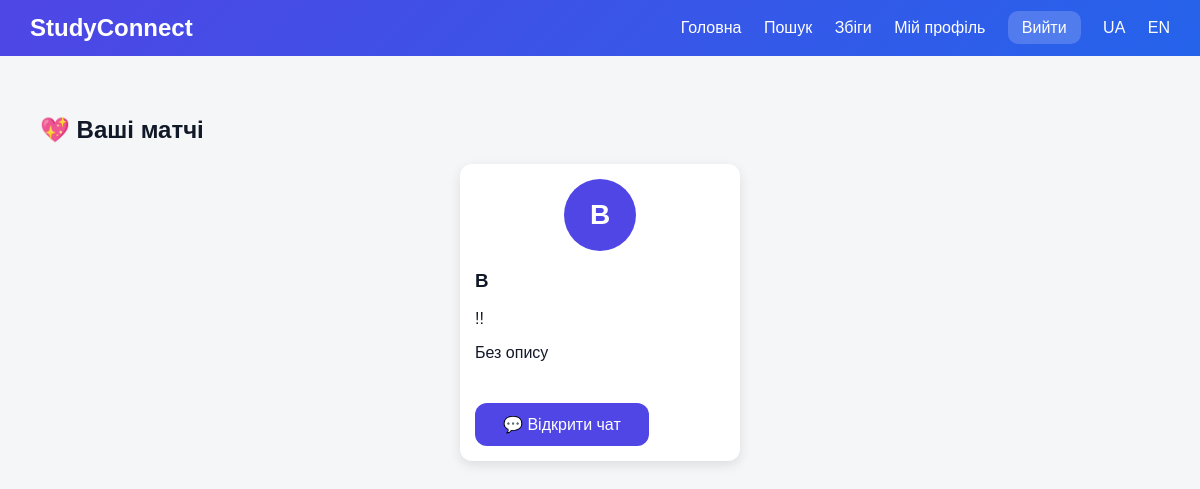
Screenshot of /matches (signed in) with the database file from the repository.
### models.py (models this page shows)
class User(db.Model, UserMixin):
    id = db.Column(db.Integer, primary_key=True)
    avatar = db.Column(db.String(200))
    username = db.Column(db.String(80), nullable=False)
    email = db.Column(db.String(120), unique=True, nullable=False)
    password = db.Column(db.String(200), nullable=False)
    faculty = db.Column(db.String(120))
    course = db.Column(db.String(50))
    about = db.Column(db.Text)
    interests = db.Column(db.Text)

### app.py (the view)
@app.route("/matches")
@login_required
def matches():
    all_matches = Match.query.filter(
        (Match.user1_id == current_user.id) |
        (Match.user2_id == current_user.id)
    ).all()
    matched_users = []
    for match in all_matches:
        if match.user1_id == current_user.id:
            user = User.query.get(match.user2_id)
        else:
            user = User.query.get(match.user1_id)
        if user:
            matched_users.append(user)
    return render_template("matches.html", users=matched_users)

### app.py (called while the page is built)
@app.context_processor
def inject_translations():
    lang = session.get("lang", "ua")
    def t(key):
        return translations[lang].get(key, key)
    return dict(t=t, lang=lang)

@login_manager.user_loader
def load_user(user_id):
    return User.query.get(int(user_id))

### templates/matches.html
{% extends "base.html" %}
{% block content %}
<h2>💖 {{ t("your_matches") }}</h2>
{% if users %}
    <div class="card-container">
        {% for user in users %}
            <div class="card">
                {% if user.avatar %}
                    <img
                        src="{{ url_for('static', filename='avatars/' + user.avatar) }}"
                        class="avatar-image"
                        alt="{{ t('photo') }}"
                    >
                {% else %}
                    <div class="avatar small-avatar">
                        {{ user.username[0]|upper }}
                    </div>
                {% endif %}
                <h3>{{ user.username }}</h3>
                <p>{{ user.interests or t("no_interests") }}</p>
                <p>{{ user.about or t("no_description") }}</p>
                <a href="{{ url_for('chat_with', user_id=user.id) }}" class="btn">
                    💬 {{ t("open_chat") }}
                </a>
            </div>
        {% endfor %}
    </div>
{% else %}
    <p>{{ t("no_matches") }} 😢</p>
{% endif %}
{% endblock %}

### templates/base.html (shortened to what this page needs)
<!DOCTYPE html>
<html lang="{{ lang }}">
<head>
    <link rel="stylesheet" href="{{ url_for('static', filename='css/style.css') }}">
    <link rel="stylesheet" href="{{ url_for('static', filename='css/cards.css') }}">
</head>
<body>
<header class="header">
    <a class="logo" href="{{ url_for('index') }}">StudyConnect</a>
    <nav class="nav">
        <a href="{{ url_for('index') }}">{{ t("home") }}</a>
        {% if current_user.is_authenticated %}
            <a href="{{ url_for('discover') }}">{{ t("search") }}</a>
            <a href="{{ url_for('matches') }}">{{ t("matches") }}</a>
            <a href="{{ url_for('profile') }}">{{ t("profile") }}</a>
            <a class="logout-link" href="{{ url_for('logout') }}">{{ t("logout") }}</a>
        {% else %}
            <a href="{{ url_for('login') }}">{{ t("login") }}</a>
            <a href="{{ url_for('register') }}">{{ t("register") }}</a>
        {% endif %}
        <a href="{{ url_for('set_language', lang='ua') }}">UA</a>
        <a href="{{ url_for('set_language', lang='en') }}">EN</a>
    </nav>
</header>
<main class="container">
    {% block content %}{% endblock %}
</main>
</body>
</html>

### static/css/style.css (style rules this page uses)
* { box-sizing: border-box; }
body { margin: 0; font-family: Arial, sans-serif; background: #f4f6f8; color: #111827; }
.header { background: linear-gradient(135deg, #4F46E5, #2563EB); padding: 14px 30px; display: flex; justify-content: space-between; align-items: center; }
.logo { color: white; font-size: 24px; font-weight: bold; text-decoration: none; }
.nav a { color: white; text-decoration: none; margin-left: 18px; font-weight: 500; }
.logout-link { background: rgba(255,255,255,0.18); padding: 8px 14px; border-radius: 10px; }
.avatar { width: 110px; height: 110px; border-radius: 50%; background: #4F46E5; color: white; display: flex; align-items: center; justify-content: center; font-size: 42px; font-weight: bold; margin: 0 auto 25px auto; }
.btn { display: inline-block; margin-top: 25px; background: #4F46E5; color: white; padding: 12px 28px; border-radius: 12px; text-decoration: none; }
.container { max-width: 1200px; margin: 0 auto; padding: 40px; }
.small-avatar { width: 72px; height: 72px; font-size: 28px; margin-bottom: 15px; }

### static/css/cards.css (style rules this page uses)
.card-container { display: flex; flex-wrap: wrap; gap: 20px; justify-content: center; margin-top: 20px; }
.card { width: 280px; padding: 15px; border-radius: 12px; background: white; box-shadow: 0 4px 12px rgba(0,0,0,0.1); transition: transform 0.2s; }

### rows the page displays
User: username "B", interests "!!", about "Без опису", t "Відкрити чат"

### other values shown
{{ t("home") }} "Головна"
{{ t("search") }} "Пошук"
{{ t("matches") }} "Збіги"
{{ t("profile") }} "Мій профіль"
{{ t("logout") }} "Вийти"
{{ t("your_matches") }} "Ваші матчі"
